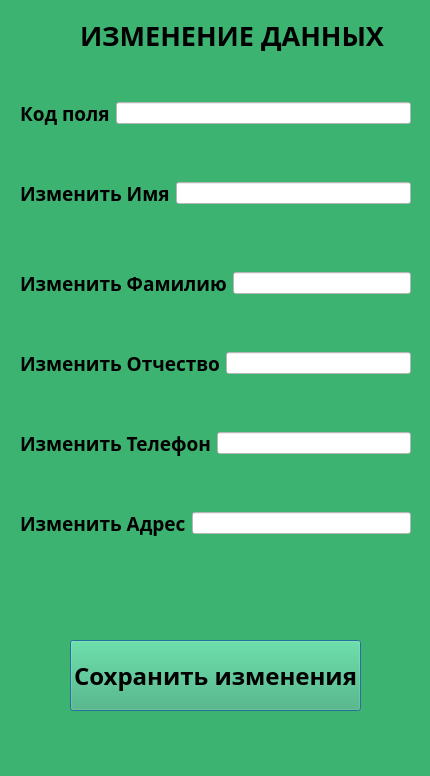
<?xml version="1.0" encoding="UTF-8"?>
<ui version="4.0">
 <class>obnovlenie2</class>
 <widget class="QDialog" name="obnovlenie2">
  <property name="geometry">
   <rect>
    <x>0</x>
    <y>0</y>
    <width>430</width>
    <height>776</height>
   </rect>
  </property>
  <property name="windowTitle">
   <string>Data Change</string>
  </property>
  <property name="styleSheet">
   <string notr="true">background-color:MediumSeaGreen</string>
  </property>
  <widget class="QLabel" name="label">
   <property name="geometry">
    <rect>
     <x>80</x>
     <y>20</y>
     <width>311</width>
     <height>31</height>
    </rect>
   </property>
   <property name="font">
    <font>
     <family>Source Code Pro</family>
     <pointsize>20</pointsize>
     <bold>true</bold>
    </font>
   </property>
   <property name="text">
    <string>ИЗМЕНЕНИЕ ДАННЫХ</string>
   </property>
  </widget>
  <widget class="QPushButton" name="pushButton">
   <property name="geometry">
    <rect>
     <x>70</x>
     <y>640</y>
     <width>291</width>
     <height>71</height>
    </rect>
   </property>
   <property name="font">
    <font>
     <family>Source Code Pro</family>
     <pointsize>18</pointsize>
     <bold>true</bold>
    </font>
   </property>
   <property name="text">
    <string>Сохранить изменения</string>
   </property>
  </widget>
  <widget class="QWidget" name="layoutWidget">
   <property name="geometry">
    <rect>
     <x>20</x>
     <y>100</y>
     <width>391</width>
     <height>26</height>
    </rect>
   </property>
   <layout class="QHBoxLayout" name="horizontalLayout">
    <item>
     <widget class="QLabel" name="label_2">
      <property name="font">
       <font>
        <family>Source Code Pro</family>
        <pointsize>14</pointsize>
        <bold>true</bold>
       </font>
      </property>
      <property name="text">
       <string>Код поля</string>
      </property>
     </widget>
    </item>
    <item>
     <widget class="QLineEdit" name="kod_change2">
      <property name="styleSheet">
       <string notr="true">background-color:white</string>
      </property>
     </widget>
    </item>
   </layout>
  </widget>
  <widget class="QWidget" name="layoutWidget">
   <property name="geometry">
    <rect>
     <x>20</x>
     <y>180</y>
     <width>391</width>
     <height>26</height>
    </rect>
   </property>
   <layout class="QHBoxLayout" name="horizontalLayout_2">
    <item>
     <widget class="QLabel" name="label_3">
      <property name="font">
       <font>
        <family>Source Code Pro</family>
        <pointsize>14</pointsize>
        <bold>true</bold>
       </font>
      </property>
      <property name="text">
       <string>Изменить Имя</string>
      </property>
     </widget>
    </item>
    <item>
     <widget class="QLineEdit" name="name_change2">
      <property name="styleSheet">
       <string notr="true">background-color:white</string>
      </property>
     </widget>
    </item>
   </layout>
  </widget>
  <widget class="QWidget" name="layoutWidget">
   <property name="geometry">
    <rect>
     <x>20</x>
     <y>270</y>
     <width>391</width>
     <height>26</height>
    </rect>
   </property>
   <layout class="QHBoxLayout" name="horizontalLayout_3">
    <item>
     <widget class="QLabel" name="label_4">
      <property name="font">
       <font>
        <family>Source Code Pro</family>
        <pointsize>14</pointsize>
        <bold>true</bold>
       </font>
      </property>
      <property name="text">
       <string>Изменить Фамилию</string>
      </property>
     </widget>
    </item>
    <item>
     <widget class="QLineEdit" name="familia_change">
      <property name="styleSheet">
       <string notr="true">background-color:white</string>
      </property>
     </widget>
    </item>
   </layout>
  </widget>
  <widget class="QWidget" name="layoutWidget">
   <property name="geometry">
    <rect>
     <x>20</x>
     <y>350</y>
     <width>391</width>
     <height>26</height>
    </rect>
   </property>
   <layout class="QHBoxLayout" name="horizontalLayout_4">
    <item>
     <widget class="QLabel" name="label_5">
      <property name="font">
       <font>
        <family>Source Code Pro</family>
        <pointsize>14</pointsize>
        <bold>true</bold>
       </font>
      </property>
      <property name="text">
       <string>Изменить Отчество</string>
      </property>
     </widget>
    </item>
    <item>
     <widget class="QLineEdit" name="otch_change">
      <property name="styleSheet">
       <string notr="true">background-color:white</string>
      </property>
     </widget>
    </item>
   </layout>
  </widget>
  <widget class="QWidget" name="layoutWidget">
   <property name="geometry">
    <rect>
     <x>20</x>
     <y>430</y>
     <width>391</width>
     <height>26</height>
    </rect>
   </property>
   <layout class="QHBoxLayout" name="horizontalLayout_5">
    <item>
     <widget class="QLabel" name="label_6">
      <property name="font">
       <font>
        <family>Source Code Pro</family>
        <pointsize>14</pointsize>
        <bold>true</bold>
       </font>
      </property>
      <property name="text">
       <string>Изменить Телефон</string>
      </property>
     </widget>
    </item>
    <item>
     <widget class="QLineEdit" name="mobile_change">
      <property name="styleSheet">
       <string notr="true">background-color:white</string>
      </property>
     </widget>
    </item>
   </layout>
  </widget>
  <widget class="QWidget" name="layoutWidget">
   <property name="geometry">
    <rect>
     <x>20</x>
     <y>510</y>
     <width>391</width>
     <height>26</height>
    </rect>
   </property>
   <layout class="QHBoxLayout" name="horizontalLayout_6">
    <item>
     <widget class="QLabel" name="label_7">
      <property name="font">
       <font>
        <family>Source Code Pro</family>
        <pointsize>14</pointsize>
        <bold>true</bold>
       </font>
      </property>
      <property name="text">
       <string>Изменить Адрес</string>
      </property>
     </widget>
    </item>
    <item>
     <widget class="QLineEdit" name="adres_change">
      <property name="styleSheet">
       <string notr="true">background-color:white</string>
      </property>
     </widget>
    </item>
   </layout>
  </widget>
 </widget>
 <resources/>
 <connections/>
</ui>
